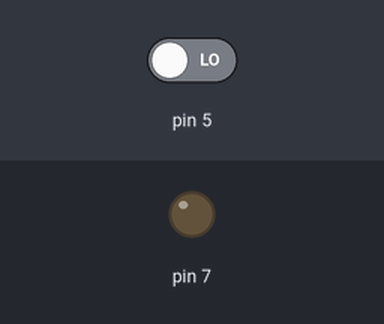
This sketch was run on a simulated Arduino Leonardo, built with avr-gcc and run on an emulated ATmega32U4. Parts: output pins drawn as LEDs (lit = HIGH). The test bench sets the inputs (shaded band); at power-on: pin 5 LOW. USB keyboard and mouse output is not drawn.

Above: at 1.2 s.
1.3 s: pin 5 driven HIGH
At 2.4 s:
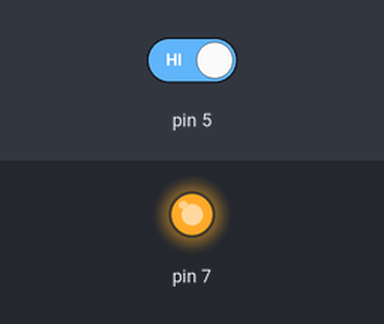
2.8 s: pin 5 driven LOW
At 3.7 s:
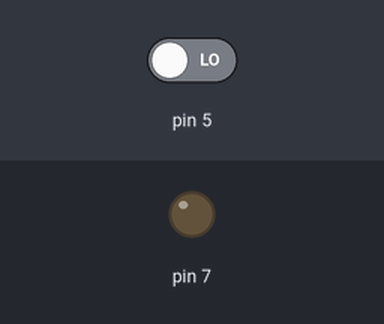
Timing chart, 0 to 5.8 s (numbered marks = the images above; inputs shaded):
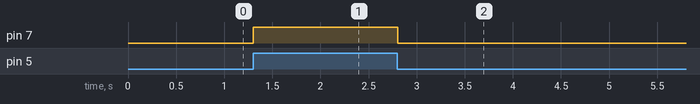

Measured:
- after the input at 1.3 s, pin 7: LOW → HIGH at once
- after the input at 2.8 s, pin 7: HIGH → LOW at once

The sketch:

run.ino
```cpp
#include "Joystick.h"
Joystick_ Joystick;

long time_ = millis();
float cadence;
int speed_;
void setup() {
  // put your setup code here, to run once:
  Joystick.setYAxisRange(-127, 127);
  Joystick.setXAxisRange(-127, 127);
  Joystick.setXAxis(0);
  Joystick.begin();
  pinMode(5, INPUT);
  pinMode(6, INPUT);
  pinMode(7, OUTPUT);

}

void loop() {
  // put your main code here, to run repeatedly:
  if(digitalRead(5) == HIGH) {
    speed_ = (millis() - time_);
    cadence = 60000/speed_/0.25;
    time_ = millis();
    digitalWrite(7, HIGH);
    delay(50);
  }
  else {
    cadence-=0.1;
    digitalWrite(7, LOW);
  }


  if(cadence > 127) { cadence = 127; }
  if(cadence < 0) { cadence = 0; }
  Joystick.setYAxis(-1*(int)cadence);
  Joystick.sendState();
}
```
